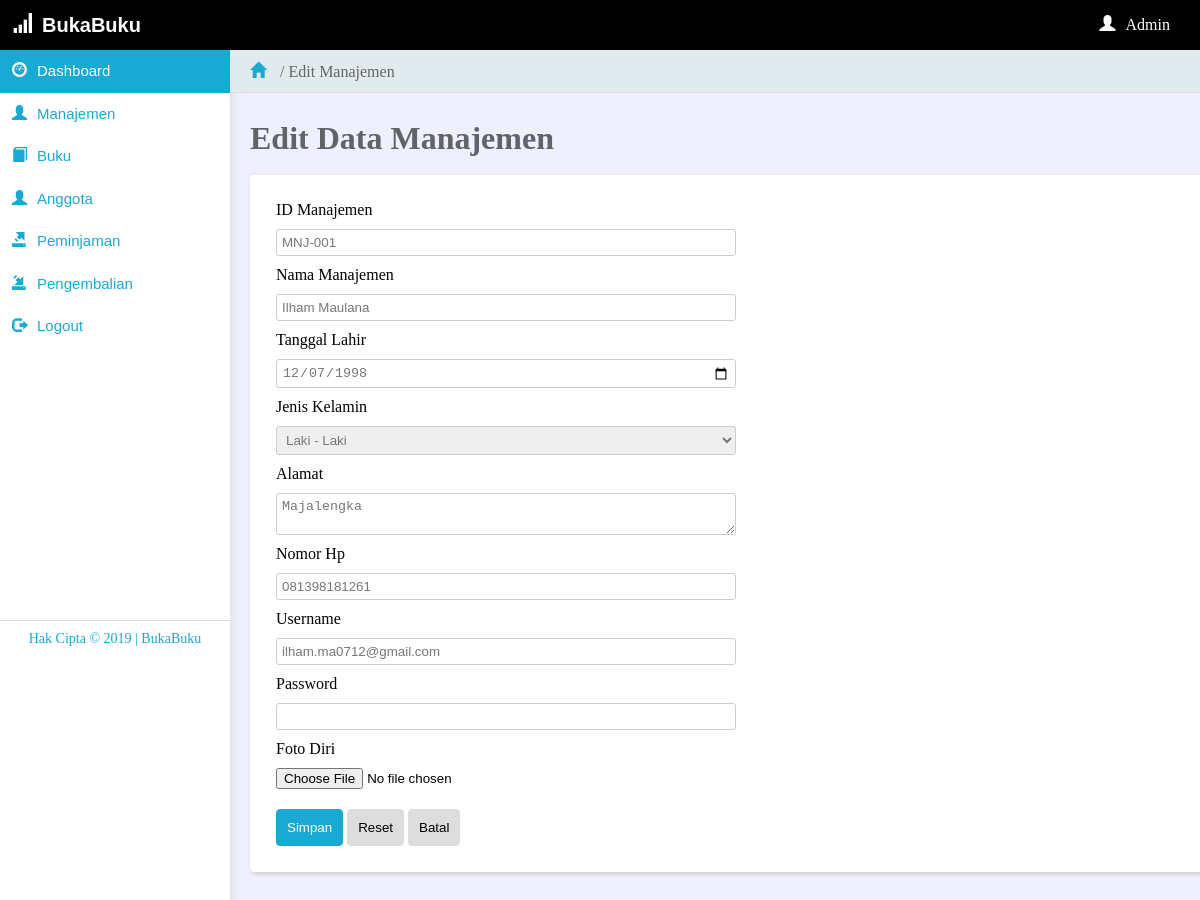
/user/admin/index.php?m=view&&p=edit_manajemen&id_manajemen=MNJ-001 (signed in), run on the app's committed database.
### tables this page shows
CREATE TABLE `manajemen` (
  `id_manajemen` varchar(15) NOT NULL,
  `nama_manajemen` varchar(30) NOT NULL,
  `tgl_lahir` date NOT NULL,
  `jenkel` varchar(1) NOT NULL,
  `alamat` text NOT NULL,
  `no_hp` varchar(15) NOT NULL,
  `username` varchar(30) NOT NULL,
  `password` varchar(30) NOT NULL,
  `foto` varchar(100) NOT NULL
);

### user/admin/view/edit_manajemen.php (the view, shortened to what this page needs)
<h1>Edit Data Manajemen</h1>
<br>
<div class="panel">
	<?php
		$kd = $_REQUEST['id_manajemen'];
		$sql = mysqli_query($con, "select * from manajemen where id_manajemen = '$kd'");
		$dataManajemen = mysqli_fetch_array($sql);
		echo "
			<form action='index.php?m=modul&p=update_manajemen' method='post' class='form' enctype='multipart/form-data'>
				<table>
					<tr>
						<td>ID Manajemen</td>
					</tr>
					<tr>
						<td>
							<input type='text' name='id_manajemen' class='teks' value='$dataManajemen[id_manajemen]' readonly></td>
						</td>
					</tr>
					<tr>
						<td>Nama Manajemen</td>
					</tr>
					<tr>
						<td><input type='text' name='nama_manajemen' class='teks' value='$dataManajemen[nama_manajemen]' required></td>
					</tr>
					<tr>
						<td>Tanggal Lahir</td>
					</tr>
					<tr>
						<td><input type='date' name='tgl_lahir' class='teks' value='$dataManajemen[tgl_lahir]' required></td>
					</tr>
					<tr>
						<td>Jenis Kelamin</td>
					</tr>
					<tr>
						<td>
							<select name='jenkel' class='teks'>";
							if ($dataManajemen[jenkel] == 'L') {
								echo "<option value='L' selected>Laki - Laki</option>
									<option value='P'>Perempuan</option>";
							}
							else {
								echo "<option value='L'>Laki - Laki</option>
									<option value='P'>Perempuan</option>";
							}
							echo "</select>
						</td>
					</tr>
					<tr>
						<td>Alamat</td>
					</tr>
					<tr>
						<td>
							<textarea name='alamat' class='teks' required>$dataManajemen[alamat]</textarea>
						</td>
					</tr>
					<tr>
						<td>Nomor Hp</td>
					</tr>
					<tr>
						<td><input type='number' name='no_hp' class='teks' value='$dataManajemen[no_hp]' required></td>
					</tr>
					<tr>
						<td>Username</td>
					</tr>
					<tr>
						<td><input type='text' name='user' class='teks' value='$dataManajemen[username]' required></td>
					</tr>
					<tr>
						<td>Password</td>
					</tr>
					<tr>
						<td><input type='password' name='pass1' id='pass' class='teks' required></td>
					</tr>
					<tr>
						<td>Foto Diri</td>
					</tr>
					<tr>
						<td><input type='file' name='gambar'></td>
					</tr>
					<tr>
						<td>
							<input type='submit' name='simpan' value='Simpan' class='btn-a' onclick='Cek();'>
							<input type='reset' name='reset' class='btn-b'>
							<a href='index.php?m=view&p=manajemen'>
								<input type='button' name='batal' value='Batal' class='btn-b'>
							</a>
						</td>
					</tr>
				</table>
			</form>
		";
	?>
</div>

### config/css/internal-css.css (style rules this page uses)
body { background-color: #efefff; overflow-x: hidden; }
h1, h2, h3, h4, h5, h6 { color: #5f6468; }
a { color: #fff; text-decoration: none; }
.panel { background-color: #fff; width: 97%; padding: 20px; border-radius: 4px; box-shadow: 2px 2px 5px #ccc; margin-bottom: 20px; }
.btn-a { margin-top: 10px; border:1px solid #19AAD4; background-color: #19AAD4; color: #fff; padding: 10px; border-radius: 4px; text-decoration: none; }
.btn-b { margin-top: 10px; border:1px solid #ddd; background-color: #ddd; color: #000; padding: 10px; border-radius: 4px; text-decoration: none; }
.form td { width: 1%; padding:4px; }
.teks, .select { width: 50%; padding: 5px; border:1px solid #ccc; border-radius: 3px; color: #777; }

### config/css/internal-menu.css (style rules this page uses)
* { margin: 0px; padding: 0px; }

### data on the page
manajemen: id_manajemen "MNJ-001", nama_manajemen "Ilham Maulana", tgl_lahir "12/07/1998", jenkel "Laki - Laki", alamat "Majalengka", no_hp "081398181261", user "ilham.ma0712@gmail.com"

### other printed values
$ex[$i] "Edit"
$ex[$i] "Manajemen"
